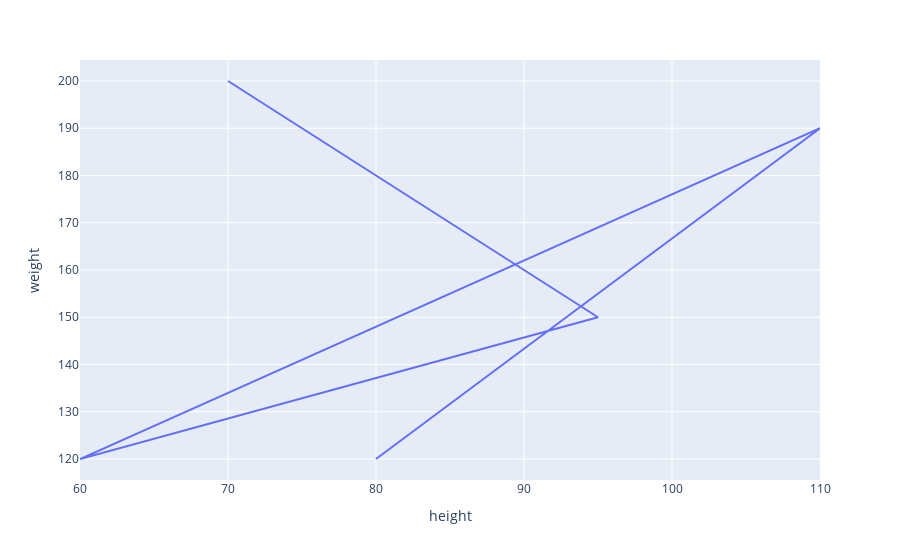

The code cell stored with this chart in its notebook:
### Markdown cell above
This is very similar.  It uses the keyword argument `data_frame` instead of `data`, and it does not order the x-values, but otherwise it is quite similar.

### Code cell
px.line(
    data_frame=df,
    x="height",
    y="weight"
)

### Figure 1 — Plotly figure (JSON) as saved in the notebook; plotly's stock layout.template omitted (floating-point values rounded to 4 significant figures)
{"data": [{"hovertemplate": "height=%{x}<br>weight=%{y}<extra></extra>", "legendgroup": "", "line": {"color": "#636efa", "dash": "solid"}, "marker": {"symbol": "circle"}, "mode": "lines", "name": "", "orientation": "v", "showlegend": false, "type": "scatter", "x": [70, 95, 60, 110, 80], "xaxis": "x", "y": [200, 150, 120, 190, 120], "yaxis": "y"}], "layout": {"autosize": true, "legend": {"tracegroupgap": 0}, "margin": {"t": 60}, "xaxis": {"anchor": "y", "autorange": true, "domain": [0, 1], "range": [60, 110], "title": {"text": "height"}, "type": "linear"}, "yaxis": {"anchor": "x", "autorange": true, "domain": [0, 1], "range": [115.6, 204.4], "title": {"text": "weight"}, "type": "linear"}}}
